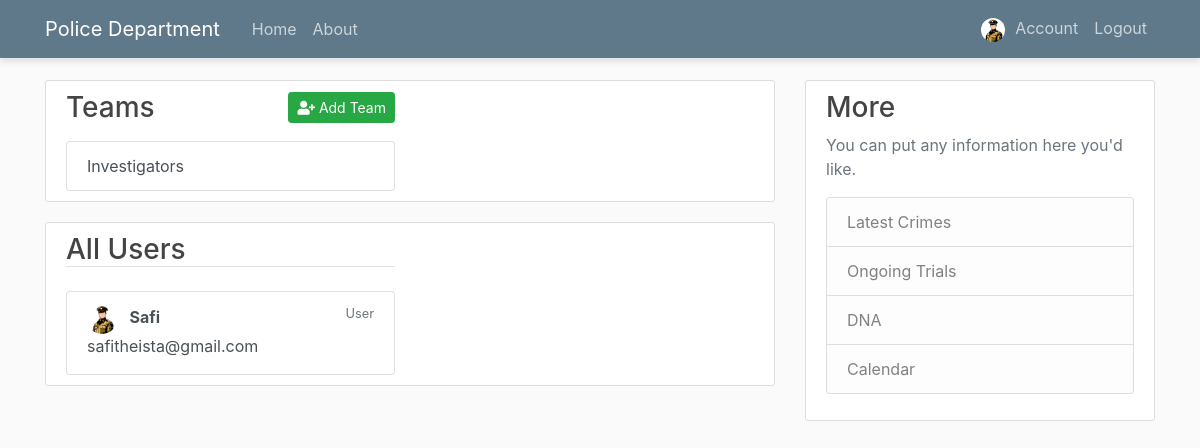
The app's page /manage_teams (signed in), older data.
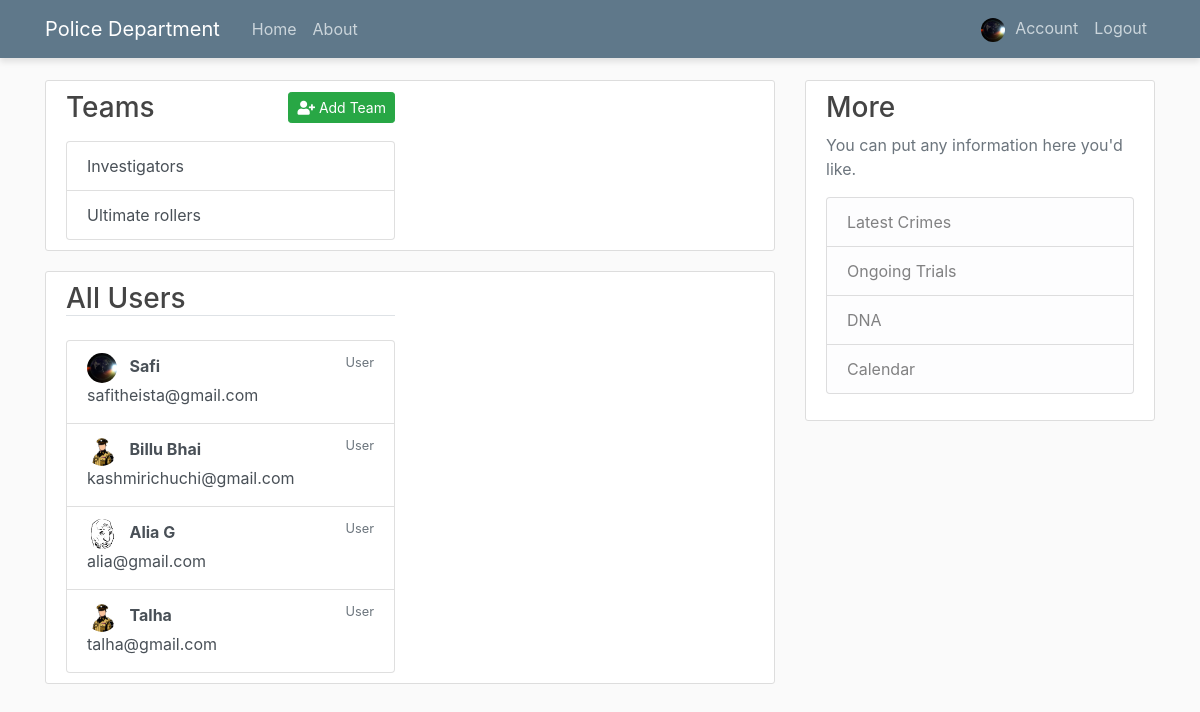
The same page, newer data.
### Investigation/models.py (models this page shows, shortened)
class User(db.Model, UserMixin):
    id = db.Column(db.Integer, primary_key=True)
    username = db.Column(db.String(10), unique=True, nullable=False)
    email = db.Column(db.String(120), unique=True, nullable=False)
    image_file = db.Column(db.String, default="default.jpg")
    password = db.Column(db.String, nullable=False)
    teams = db.relationship('UserTeam', backref='user', lazy=True)

class Team(db.Model):
    id = db.Column(db.Integer, primary_key=True)
    name = db.Column(db.String(10), unique=True, nullable=False)
    users = db.relationship('UserTeam', backref='team', lazy=True)
    cases = db.relationship('CaseTeam', backref='team', lazy=True)

### Investigation/users/routes.py (the view)
@users.route('/manage_teams', methods=['POST', 'GET'])
@login_required
def manage_teams():
    users = User.query.all()
    teams = Team.query.all()
    form = AddTeam()
    if form.validate_on_submit():
        team = Team(name=form.team_name.data)
        db.session.add(team)
        db.session.commit()
        return render_template('manage_teams.html', users=users, teams=teams, form=form)
    return render_template('manage_teams.html', users=users, teams=teams, form=form)

### Investigation/models.py (called while the page is built)
@login_manager.user_loader
def load_user(user_id):
    return User.query.get(int(user_id))

### Investigation/templates/manage_teams.html (shortened to what this page needs)
    {% extends "layout.html" %}
    {% block content %}
        <div class="content-section">
            <div class="row">
                <div class="col-md-6">
                    <div class="d-flex justify-content-between align-items-center mb-3">
                        <h3 class="mb-0">Teams</h3>
                        <button class="btn btn-success btn-sm" type="button" data-toggle="collapse" data-target="#addTeamForm" aria-expanded="false" aria-controls="addTeamForm">
                            <i class="fas fa-user-plus"></i> Add Team
                        </button>
                    </div>
                    {% if teams %}
                        <div class="list-group">
                            {% for team in teams %}
                                <a href="{{ url_for('users.team_details', team_id=team.id) }}"
                                class="list-group-item list-group-item-action">
                                    {{ team.name }}
                                </a>
                            {% endfor %}
                        </div>
                    {% else %}
                        <div class="alert alert-info">
                            No teams have been created yet. Click "Create Team" to get started.
                        </div>
                    {% endif %}
                </div>
            </div>
        </div>
        <div class="content-section">
            <div class="row">
                <div class="col-md-6">
                    <h3 class="border-bottom mb-4">All Users</h3>
                    <div class="list-group">
                        {% for user in users %}
                            <a href="#" class="list-group-item list-group-item-action flex-column align-items-start">
                                <div class="d-flex w-100 justify-content-between">
                                    <div>
                                        <img src="{{ url_for('static', filename='profile_pics/' + user.image_file) }}"
                                            alt="User Image"
                                            class="rounded-circle mr-2"
                                            style="width: 30px; height: 30px; object-fit: cover;">
                                        <span class="font-weight-bold">{{ user.username }}</span>
                                    </div>
                                    <small class="text-muted">{{ user.role if user.role else 'User' }}</small>
                                </div>
                                <p class="mb-1">{{ user.email }}</p>
                            </a>
                        {% endfor %}
                    </div>
                </div>
            </div>
        </div>
    {% endblock content %}

### Investigation/templates/layout.html (shortened to what this page needs)
<!DOCTYPE html>
<html>
<head>
    <link rel="stylesheet" href="https://maxcdn.bootstrapcdn.com/bootstrap/4.0.0/css/bootstrap.min.css">
    <link rel="stylesheet" type="text/css" href="{{ url_for('static', filename='main.css') }}">
    <link rel="stylesheet" href="https://cdnjs.cloudflare.com/ajax/libs/font-awesome/5.15.4/css/all.min.css">
</head>
<body>
    <header class="site-header">
      <nav class="navbar navbar-expand-md navbar-dark bg-steel fixed-top">
        <div class="container">
          <a class="navbar-brand mr-4" href="/">Police Department</a>
          <div class="collapse navbar-collapse" id="navbarToggle">
            <div class="navbar-nav mr-auto">
              <a class="nav-item nav-link" href="{{ url_for('main.home') }}">Home</a>
              <a class="nav-item nav-link" href="#">About</a>
            </div>
            {% if current_user.is_authenticated %}
                <div class="navbar-nav">
                  <a class="nav-item nav-link" href="{{ url_for('users.account')}}">
                      <img src="{{ url_for('static', filename='profile_pics/' + current_user.image_file) }}" alt="Logo" style="height: 24px; width: 24px; border-radius: 50%; object-fit: cover; margin-right: 6px;">
                      Account
                  </a>
                  <a class="nav-item nav-link" href="{{ url_for('users.logout')}}">Logout</a>
                </div>
            {% else %}
                <div class="navbar-nav">
                    <a class="nav-item nav-link" href="{{ url_for('users.login')}}">Login</a>
                    <a class="nav-item nav-link" href="{{ url_for('users.register')}}">Register</a>
                </div>
            {% endif %}
          </div>
        </div>
      </nav>
    </header>
    <main role="main" class="container">
      <div class="row">
        <div class="col-md-8">
          {% block content %}{% endblock %}
        </div>
        <div class="col-md-4">
          <div class="content-section">
            <h3 class="centre">More</h3>
            <p class='text-muted'>You can put any information here you'd like.
              <ul class="list-group">
                <li class="list-group-item list-group-item-light">Latest Crimes</li>
                <li class="list-group-item list-group-item-light">Ongoing Trials</li>
                <li class="list-group-item list-group-item-light">DNA</li>
                <li class="list-group-item list-group-item-light">Calendar</li>
              </ul>
            </p>
          </div>
        </div>
      </div>
    </main>
</body>
</html>

### Investigation/static/main.css (style rules this page uses)
body { background: #fafafa; color: #333333; margin-top: 5rem; }
h1, h2, h3, h4, h5, h6 { color: #444444; }
.bg-steel { background-color: #5f788a; }
.site-header .navbar-nav .nav-link { color: #cbd5db; }
.content-section { background: #ffffff; padding: 10px 20px; border: 1px solid #dddddd; border-radius: 3px; margin-bottom: 20px; }
.navbar { box-shadow: 0px 4px 6px rgba(0, 0, 0, 0.1); }

Row changes from the older to the newer data that the page shows:
changed User "Safi": image_file: picture added in place of a placeholder
added Team: name "Ultimate rollers"
added User: image_file (placeholder picture), username "Billu Bhai", role "User", email "kashmirichuchi@gmail.com"
added User: image_file (picture), username "Alia G", role "User", email "alia@gmail.com"
added User: image_file (placeholder picture), username "Talha", role "User", email "talha@gmail.com"
